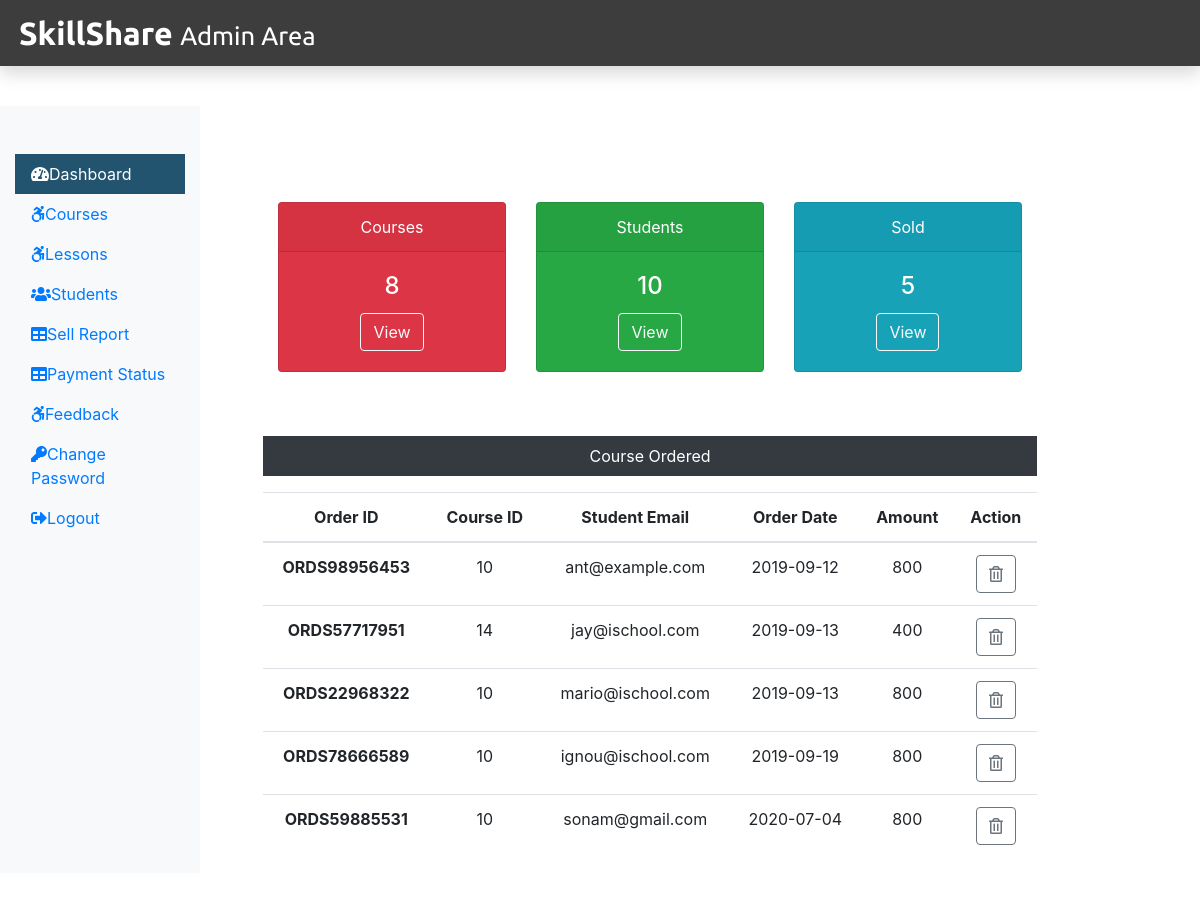
/Admin/adminDashboard.php (signed in), run on the app's committed database.
### tables this page shows
CREATE TABLE `courseorder` (
  `co_id` int(11) NOT NULL,
  `order_id` varchar(255) NOT NULL,
  `stu_email` varchar(255) NOT NULL,
  `course_id` int(11) NOT NULL,
  `status` varchar(255) NOT NULL,
  `respmsg` text NOT NULL,
  `amount` int(11) NOT NULL,
  `order_date` date NOT NULL
);

### Admin/adminDashboard.php (the view, shortened to what this page needs)
<?php if(!isset($_SESSION)){ session_start(); }
include('../Admin/Adminheader.php');  include('../dbConnection.php');
$sql = "SELECT * FROM course";
$result = $conn->query($sql);
$totalcourse = $result->num_rows;
 $sql = "SELECT * FROM student";
 $result = $conn->query($sql);
 $totalstu = $result->num_rows;
 $sql = "SELECT * FROM courseorder";
 $result = $conn->query($sql);
 $totalsold = $result->num_rows;?>
  <div class="col-sm-9 mt-5">
    <div class="row mx-5 text-center">
      <div class="col-sm-4 mt-5">
        <div class="card text-white bg-danger mb-3" style="max-width: 18rem;">
          <div class="card-header">Courses</div>
          <div class="card-body">
            <h4 class="card-title"><?php echo $totalcourse; ?></h4>
            <a class="btn  btn-outline-light" href="courses.php">View</a></div></div></div>
      <div class="col-sm-4 mt-5">
        <div class="card text-white bg-success mb-3" style="max-width: 18rem;">
          <div class="card-header">Students</div>
          <div class="card-body">
            <h4 class="card-title"><?php echo $totalstu;?></h4>
            <a class="btn  btn-outline-light" href="students.php">View</a>
          </div></div></div>
      <div class="col-sm-4 mt-5">
        <div class="card text-white bg-info mb-3" style="max-width: 18rem;">
          <div class="card-header">Sold</div>
          <div class="card-body">
            <h4 class="card-title"><?php echo $totalsold; ?></h4>
            <a class="btn  btn-outline-light" href="sellreport.php">View</a>
          </div></div></div></div>
    <div class="mx-5 mt-5 text-center">
      <p class=" bg-dark text-white p-2">Course Ordered</p>
      <?php
      $sql = "SELECT * FROM courseorder";
      $result = $conn->query($sql);
      if($result->num_rows > 0){
  echo '<table class="table">
    <thead>
    <tr>
      <th scope="col">Order ID</th>
      <th scope="col">Course ID</th>
      <th scope="col">Student Email</th>
      <th scope="col">Order Date</th>
      <th scope="col">Amount</th>
      <th scope="col">Action</th></tr>
      </thead><tbody>';
    while($row = $result->fetch_assoc()){
    echo '<tr>';
      echo '<th scope="row">'.$row["order_id"].'</th>';
      echo '<td>'.$row["course_id"].'</td>';
      echo '<td>'.$row["stu_email"].'</td>';
      echo '<td>'.$row["order_date"].'</td>';
      echo '<td>'.$row["amount"].'</td>';
      echo '<td><form action="" method="POST" class="d-inline"><input type="hidden" name="id" value='. $row["co_id"] .'><button type="submit" class="btn btn-outline-secondary" name="delete" value="Delete"><i class="far fa-trash-alt"></i></button></form></td>';
      echo '</tr>';
    }echo '</tbody></table>';}
   else {echo "0 Result";}
  if(isset($_REQUEST['delete'])){
    $sql = "DELETE FROM courseorder WHERE co_id = {$_REQUEST['id']}";
    if($conn->query($sql) === TRUE){
      echo '<meta http-equiv="refresh" content= "0;URL=?deleted" />';}
       else {echo "Unable to Delete Data";}}?></div></div></div></div></div></div><?php include('../Admin/Adminfooter.php'); ?>

### Admin/Adminheader.php (shortened to what this page needs)
<!DOCTYPE html><html lang="en"><head><title><?php echo TITLE ?></title>
 <link rel="stylesheet" href="../css/bootstrap.min.css">
 <link rel="stylesheet" href="../css/all.min.css">
 <link rel="stylesheet" href="../css/adminstyle.css"></head><body>
 <nav class="navbar  p-1 shadow" style="background-color: #3E3D3D;">
  <a class="navbar-brand col-sm-3 col-md-2 mr-0" href="adminDashboard.php">SkillShare <small class="text-white">Admin Area</small></a> </nav>
 <div class="container-fluid mb-5" style="margin-top:40px;"><div class="row">
   <nav class="col-sm-3 col-md-2 bg-light sidebar py-5 d-print-none">
    <div class="sidebar-sticky">
     <ul class="nav flex-column"><?php define('PAGE', 'dashboard'); ?>
      <li class="nav-item">
       <a class="nav-link <?php   if(PAGE == 'dashboard'); {echo 'active';}?>" href="adminDashboard.php">
        <i class="fas fa-tachometer-alt"></i>Dashboard</a></li>
      <li class="nav-item">
       <a class="nav-link <?php if(PAGE == 'courses') {echo 'active';} ?>" href="courses.php">
        <i class="fab fa-accessible-icon"></i>Courses</a></li>
      <li class="nav-item">
       <a class="nav-link <?php if(PAGE == 'lessons') {echo 'active';} ?>" href="lessons.php">
        <i class="fab fa-accessible-icon"></i>Lessons</a></li>
      <li class="nav-item">
       <a class="nav-link <?php if(PAGE == 'students') {echo 'active';} ?>" href="students.php">
        <i class="fas fa-users"></i>Students</a></li>
      <li class="nav-item">
       <a class="nav-link <?php if(PAGE == 'sellreport') {echo 'active';} ?>" href="sellReport.php">
        <i class="fas fa-table"></i>Sell Report</a></li>
      <li class="nav-item">
       <a class="nav-link <?php if(PAGE == 'paymentstatus') {echo 'active';} ?>" href="adminPaymentStatus.php">
        <i class="fas fa-table"></i>Payment Status</a></li>
      <li class="nav-item">
       <a class="nav-link <?php if(PAGE == 'feedback') {echo 'active';} ?>" href="feedback.php">
        <i class="fab fa-accessible-icon"></i>Feedback</a></li>
      <li class="nav-item">
       <a class="nav-link <?php if(PAGE == 'changepass') {echo 'active';} ?>" href="adminChangePass.php">
        <i class="fas fa-key"></i>Change Password</a></li>
      <li class="nav-item">
       <a class="nav-link" href="../logout.php">
        <i class="fas fa-sign-out-alt"></i>Logout</a></li></ul></div></nav>

### Admin/Adminfooter.php (shortened to what this page needs)
</body>
</html>

### css/adminstyle.css (style rules this page uses)
.navbar-brand { font-family: "Ubuntu", sans-serif; font-size: 2em; font-weight: bold; color: #fff; }
.active { background-color: #225470; color: #fff; }

### data on the page
courseorder: order "ORDS98956453", course "10", stu_email "ant@example.com", order_date "2019-09-12", amount "800"
courseorder: order "ORDS57717951", course "14", stu_email "jay@ischool.com", order_date "2019-09-13", amount "400"
courseorder: order "ORDS22968322", course "10", stu_email "mario@ischool.com", order_date "2019-09-13", amount "800"
courseorder: order "ORDS78666589", course "10", stu_email "ignou@ischool.com", order_date "2019-09-19", amount "800"
courseorder: order "ORDS59885531", course "10", stu_email "sonam@gmail.com", order_date "2020-07-04", amount "800"

### other printed values
$totalcourse "8"
$totalstu "10"
$totalsold "5"
